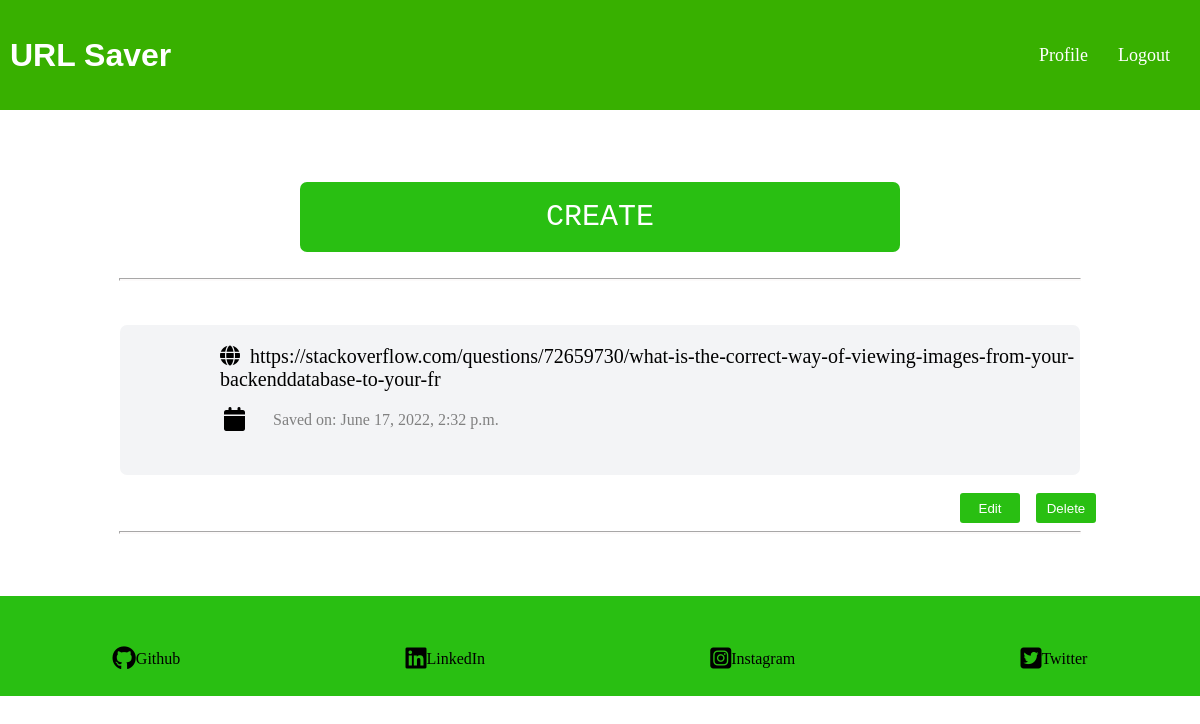
/ (signed in), run on an earlier commit of the app's database.
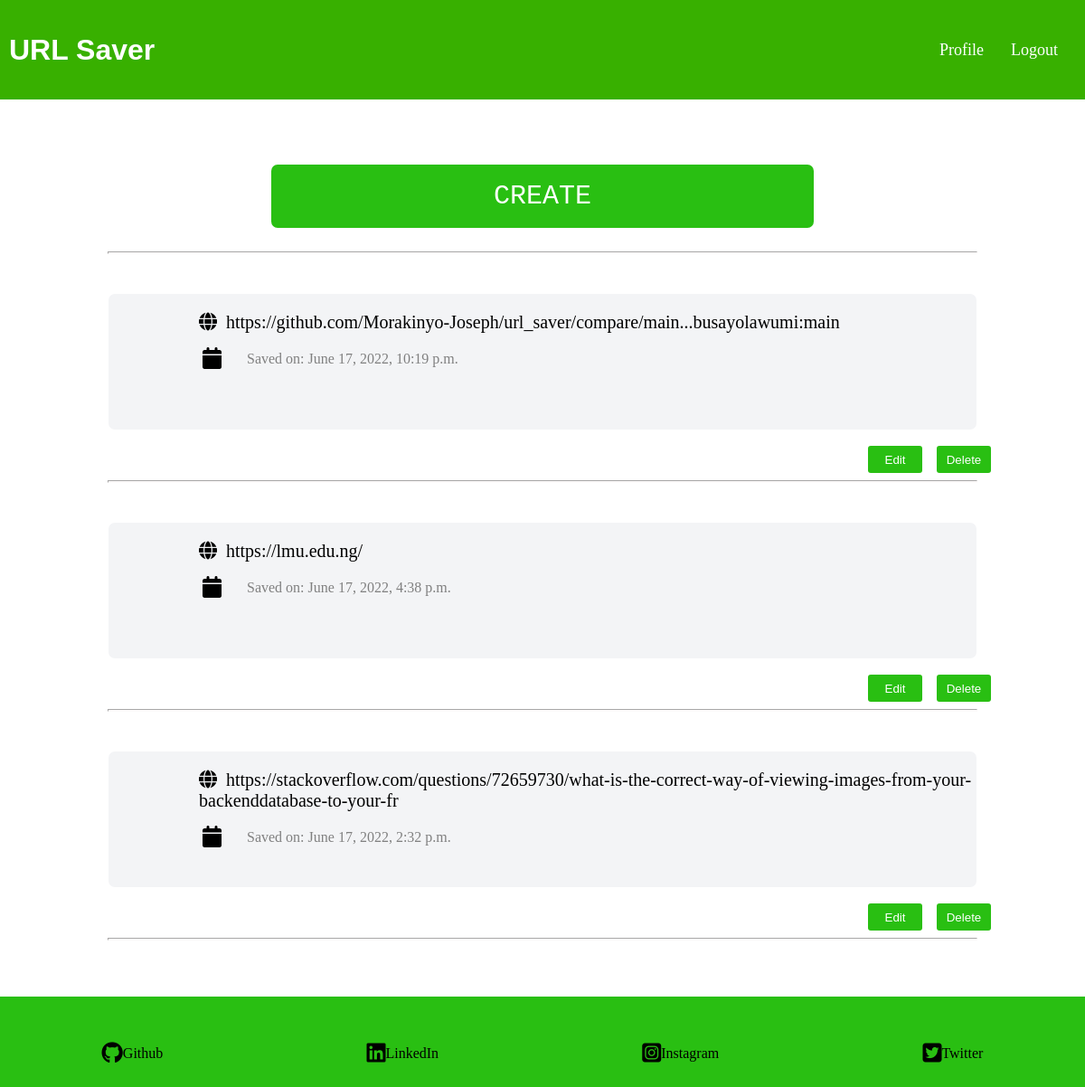
And on a later commit of the database.
### core/models.py (models this page shows, shortened)
class UrlModel(models.Model):
    user = models.ForeignKey(User, on_delete=models.CASCADE)
    url_name = models.CharField(max_length=5000)
    time_saved = models.DateTimeField(default=datetime.now, blank=False)

### core/views.py (the view)
# urls.py: path('', views.viewer, name='viewer'),
def viewer(request):
    url = UrlModel.objects.all()
    return render(request, 'core/viewer.html', {"url": url})

### core/templates/core/viewer.html
{% extends 'base.html' %}
{% block content %}
{% if user.is_authenticated %}
        <br>
        <div class=create-div>
            <button type="button" class="create">
                <a class="create-link" href="{% url 'user:create' %}">CREATE</a>
            </button>
        </div>
    <br>
    <hr>
    {% for url in url reversed %}
        <div class="urls">
            <br><br>
            <div class="saved-div">
                <section class="saved-url">
                    <a href="{{ url.url_name }}" target="_blank" class="link-div">
                        <p class="link-text"><span style="color: black"><i class="fa-solid fa-globe"></i></span>&nbsp;
                            {{ url.url_name }}
                        </p>
                        <p class="date-text"><span style="color: black">&nbsp;<i class="fa-solid fa-calendar fa-xl"></i></span>
                            &nbsp; &nbsp; &nbsp; Saved on: {{ url.time_saved }}
                        </p>
                    </a>
                </section>
            </div>
            <br>
            <button class="edit-button" type="button"> <a href="#" style="text-decoration: none;">Edit</a> </button>
            <button class="delete-button" type="button"> <a href="#" style="text-decoration: none;">Delete</a> </button>
            <hr>
        </div>
    {% endfor %}
{% else %}
    <h1>Click on Signup to create urls</h1>
{% endif %}
{% endblock %}

### templates/base.html (shortened to what this page needs)
{% load static %}
<!DOCTYPE html>
<html lang="en">
<head>
    <link rel="stylesheet" href="{% static 'css/style.css' %}">
</head>
<body>
{% include 'navbar.html' %}
{% block content %}
{% endblock %}
<br><br><br>
{% include 'footer.html' %}
</body>
</html>

### templates/navbar.html
<header id="header">
    <nav id="nav-bar">
        <h2 class="company-name" title="Return to Home Page"><a class="company-link" href="">URL Saver</a></h2>
        {% if user.is_authenticated %}
            <div class="menu">
                <a href="" class="nav-link" href="/">Profile</a>
                <a href="" class="nav-link" href="/" style="margin-right: 20px;">Logout</a>
            </div>
        {% else %}
        <div class="menu">
            <a href="" class="nav-link" href="/">Login</a>
            <a href="" class="nav-link" href="/" style="margin-right: 20px;">Signup</a>
        </div>
        {% endif %}
    </nav>
</header>
<br><br><br>

### templates/footer.html
<footer>
        <br><br><br>
        <div class="footer-links">
            <a href="https://github.com/Morakinyo-Joseph" target="_blank"><i class="fa-brands fa-github fa-xl"></i>Github</a>
            <a href="https://www.linkedin.com/in/joseph-morakinyo-96588023a/" target="_blank"><i class="fa-brands fa-linkedin fa-xl"></i>LinkedIn</a>
            <a href="https://www.instagram.com/m.o.r.a.k.s/" target="_blank"><i class="fa-brands fa-instagram-square fa-xl"></i>Instagram</a>
            <a href="https://www.twitter.com" target="_blank"><i class="fa-brands fa-twitter-square fa-xl"></i>Twitter</a>
        </div>
</footer>

### static/css/style.css (style rules this page uses)
html { scroll-behavior: smooth; }
body { margin: 0; }
#header { position: sticky; width: 100%; top: 0; left: 0; }
#nav-bar { display: flex; align-items: center; justify-content: space-between; padding: 10px; background-color: #38b000; color: #FFFFFF }
.company-name { font-family: "Lobster Two", sans-serif; font-size: 32px; padding-right: 770px; }
.company-link { color: white; text-decoration: none; }
.menu { display: flex; gap: 30px; font-size: 18px; }
a { text-decoration: none; text-decoration-color: none; color: inherit; }
button.create { flex-direction: row; color: white; height: 70px; width: 50%; background-color: #29bf12; font-family: monospace; font-size: 30px; border-radius: 7px; border: none; }
div.create-div { display: flex; flex-direction: row; justify-content: center; }
div.saved-div { display: flex; flex-direction: row; justify-content: center; }
a.create-link { display: block; text-decoration: none; color: inherit; width: 100%; }
a.link-div { text-decoration: none; }
section.saved-url { background-color: #F3F4F6; width: 80%; height: 150px; border-radius: 7px; }
.link-text { padding-left: 100px; font-size: 20px; color: black; }
.date-text { padding-left: 100px; color: grey; }
.edit-button { background-color: #29bf12; height: 30px; width: 60px; margin-left: 80%; border: none; border-radius: 3px; color: white; }
.delete-button { background-color: #29bf12; height: 30px; width: 60px; margin-left: 1%; border: none; border-radius: 3px; color: white; }
hr { border-color: #fcfafa; width: 80%; height: 1px; background-color: #fcfafa; }
footer { background-color: #29bf12; height: 100px; }
div.footer-links { display: flex; justify-content: space-around; align-items: center; }

What changed in the data, as far as the page shows it:
added UrlModel: url_name "https://github.com/Morakinyo-Joseph/url_saver/compare/main...busayolawumi:main", time_saved "June 17, 2022, 10:19 p.m."
added UrlModel: url_name "https://lmu.edu.ng/", time_saved "June 17, 2022, 4:38 p.m."
